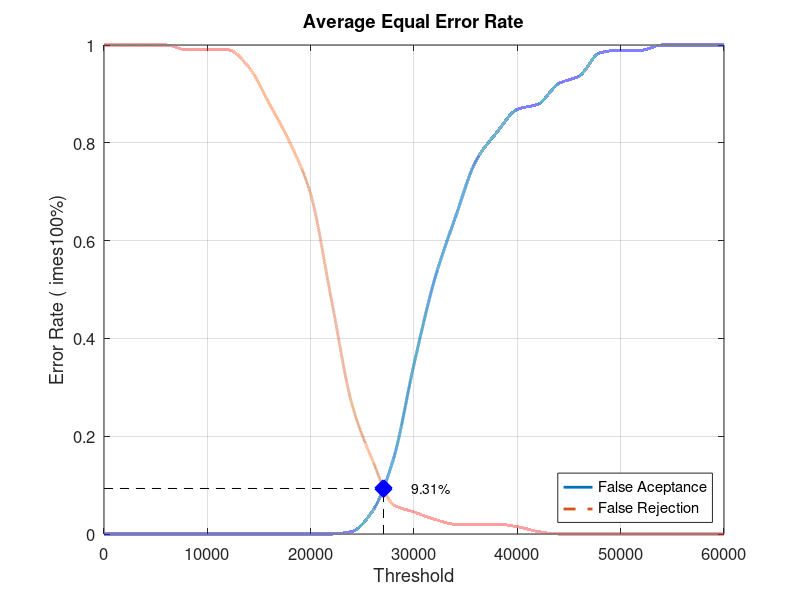
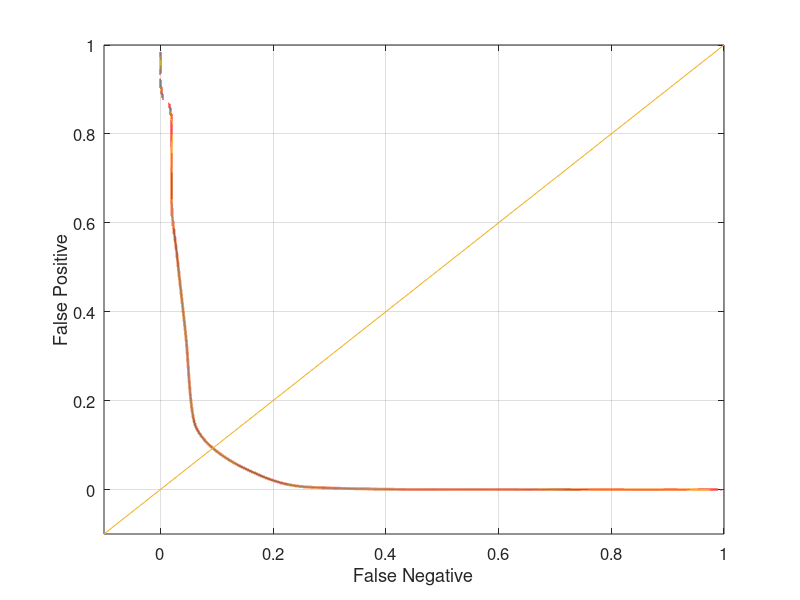

MATLAB code to generate these figures, in order:
close all;
clear;
clc;
x = 0:2000:60000;
xq = 0:0.5:60000;

y0 = [0 0 0 0 0 0 0 0 0 0 0 0 0.00526316 0.0473684 0.152632 0.347368 0.521053 0.647368 0.763158 0.821053 0.868421 0.878947 0.921053 0.936842 0.984211 0.989474 0.989474 1 1 1 1]
yy0 = interp1(x, y0, xq, 'pchip');
y1 = [1 1 1 1 0.99 0.99 0.99 0.955 0.88 0.8 0.695 0.48 0.265 0.15 0.06 0.045 0.03 0.02 0.02 0.02 0.015 0.005 0 0 0 0 0 0 0 0 0]
yy1 = interp1(x, y1, xq, 'pchip');

% Calculating EER: 
y2 = abs(y0 - y1);
find(y2 == min(y2))
yy2 = abs(yy0 - yy1);
xEER = find(yy2 == min(yy2));
xEERIndex = xq(xEER) % X-axis EER
yEER = yy0(xEER) % Y-axis EER

main = figure
plot(xq, yy0,'-','LineWidth', 2);	hold on
plot(xq, yy1,'--','LineWidth', 2);	hold on
plot([xEERIndex xEERIndex], [0 yEER], 'k--');	hold on
plot([0 xEERIndex], [yEER yEER], 'k--');	hold on
plot(xEERIndex, yEER, 'bx', 'LineWidth', 10);	hold on
text(xEERIndex + 10 * xEERIndex / 100, yEER, [num2str(round((10000 * yEER)) / 100) '%'])
legend('False Aceptance', 'False Rejection', 'Location', 'SouthEast')
xlabel('Threshold')
ylabel('Error Rate (	imes100%)')
title('Average Equal Error Rate')
set(gca, 'FontSize', 12)
axis([0 60000 0 1])
grid on

print(main, 'Database3_1Main', '-dpng');
FNRxFPR = figure('Color', [1 1 1]);
plot(yy1, yy0, '-', yy1, yy0, 'LineWidth', 2);
hold on
y = -0.1:0.1:1
plot(y, y); 
set(gca, 'FontSize', 12)
xlabel('False Negative')
ylabel('False Positive')
axis([-0.1 1 -0.1 1])
set(gca, 'FontSize', 12)
grid on

print(FNRxFPR, 'Database3_1FNRxFPR','-dpng');
